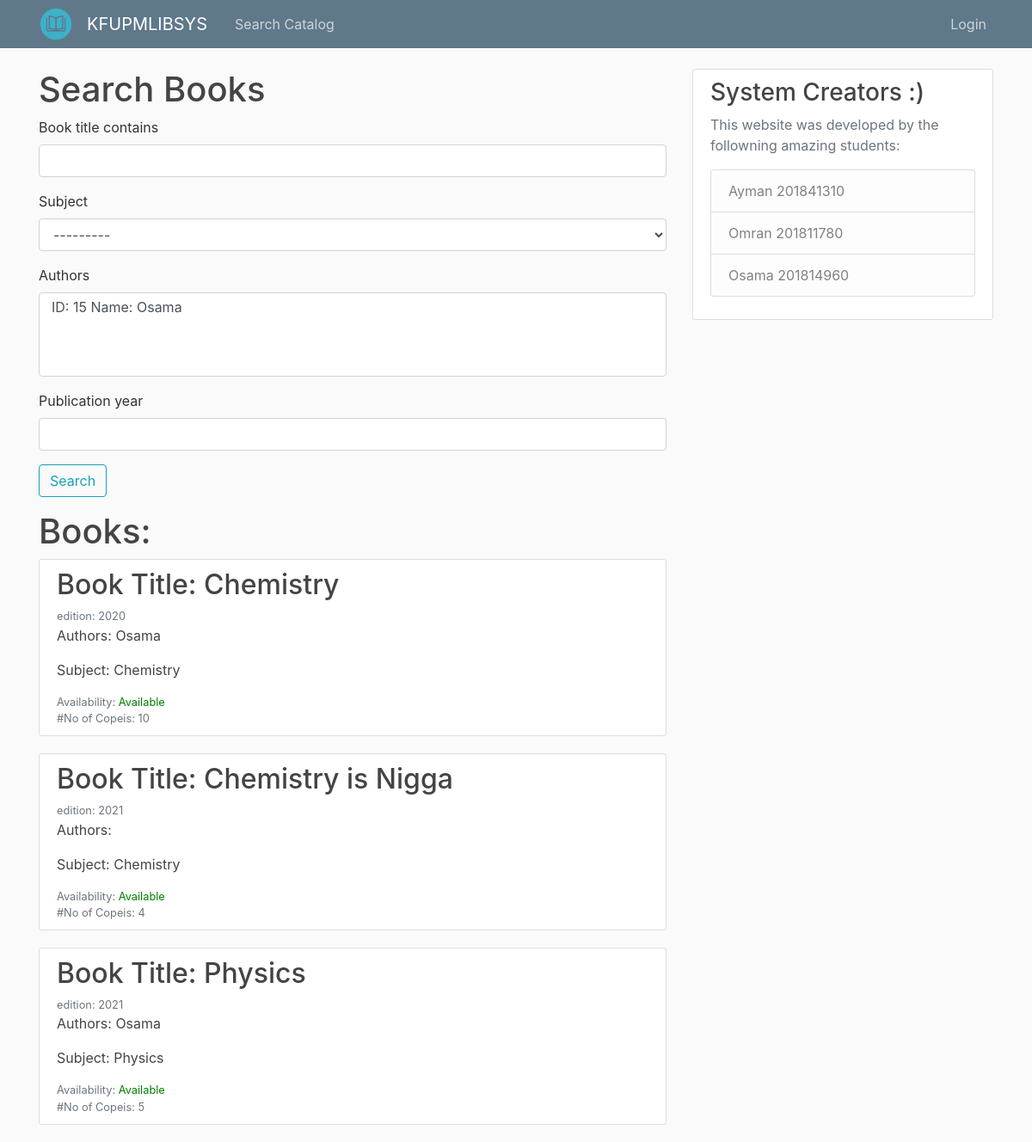
Page /search-form/ on the earlier database version.
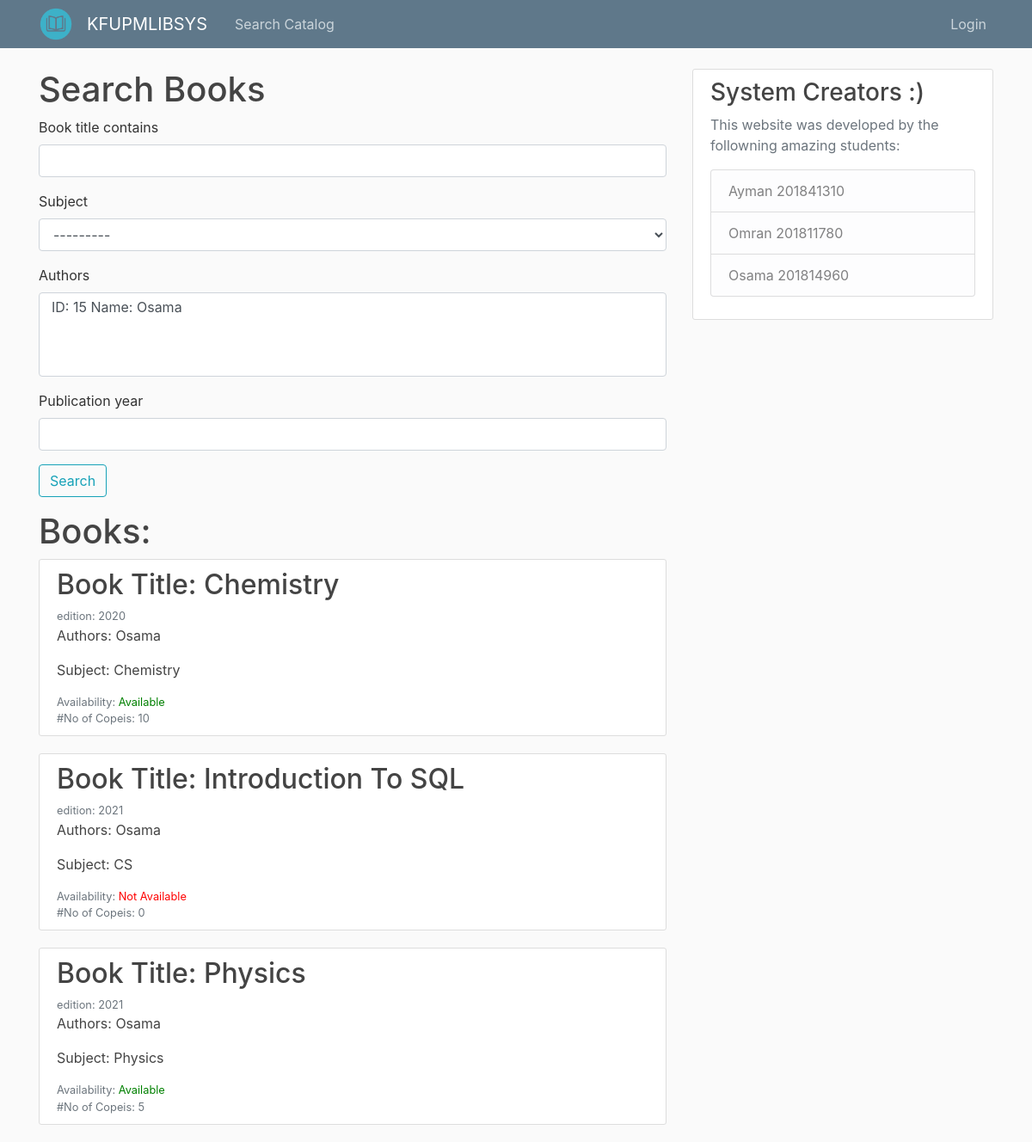
Same page on the later database version.
### core/models.py (models this page shows, shortened)
class Book(models.Model):
    ISBN_code = models.CharField(
        unique=True,
        primary_key=True,
        max_length=64,
        null=False,
        blank=False,
        verbose_name=_("ISBN code")
    )
    book_title = models.CharField(
        max_length=512,
        blank=False,
        null=False,
        verbose_name=_("book title"),
    )
    Lang_CHOICES = (
        ('A', 'Arabic',),
        ('E', 'English',),
    )
    book_language = models.CharField(
        choices=Lang_CHOICES,
        max_length=20,
        blank=True,
        null=True,
        verbose_name=_("book language")
    )
    no_of_copies = models.PositiveIntegerField(
        null=True,
        blank=True,
        verbose_name=_("number of copies")
    )
    subject = models.ForeignKey(
        Subject,
        on_delete=models.CASCADE,
        null=True,
        blank=True,
        verbose_name=_("subject")
    )
    @property
    def is_available(self):
        return self.no_of_copies > 0
    authors = models.ManyToManyField(
        Author,
        blank=True,
        verbose_name=_("authors"),
    )  # RECHECK THIS
    publication_year = models.PositiveIntegerField(
        default=current_year(),
        validators=[MinValueValidator(1800), max_value_current_year],
        blank=True,
        null=True,
        verbose_name=_("publication year")
    )
    class Meta:
        verbose_name = _("book")
        verbose_name_plural = _("books")
        ordering = [
            "publication_year",
            "book_title",
        ]

class Library_People(models.Model):
    People_ID = models.PositiveIntegerField(
        unique=True,
        primary_key=True,
        null=False,
        blank=False,
    )
    user = models.ForeignKey(User,
                             on_delete=models.CASCADE,
                             null=True,
                             blank=True,
                             verbose_name=_("user"))
    @property
    def First_Name(self):
        return self.user.first_name
    Birth_Date = models.DateField(
        blank=True,
        null=True,
        verbose_name=_("birth date")
    )
    SEX_CHOICES = (
        ('M', 'Male',),
        ('F', 'Female',),
    )
    sex = models.CharField(
        max_length=1,
        choices=SEX_CHOICES,
        null=False,
        blank=False,
    )
    Department = models.CharField(
        max_length=256,
        blank=True,
        null=True
    )
    Contact_Number = PhoneNumberField(blank=True, null=True)
    def __str__(self):
        return "ID: " + str(self.People_ID) + "\tName: " + self.First_Name
    class Meta:
        abstract = True

class Author(Library_People):
    @property
    def number_of_books(self):
        return len(Book.objects.all(Author=self))

class Subject(models.Model):
    Subject_Id = models.PositiveIntegerField(
        unique=True,
        primary_key=True,
        null=False,
        blank=False,
    )
    subject_name = models.CharField(
        max_length=512,
        blank=False,
        null=False
    )
    def __str__(self):
        return self.subject_name
    class Meta:
        verbose_name = _("subject")
        verbose_name_plural = _("subjects")
        ordering = [
            "subject_name",
        ]

### core/views.py (the view)
# urls.py: path("search-form/", views.book_list, name="search-form"),
def book_list(request):
    f = BookFilter(request.GET, queryset=Book.objects.all())
    return render(request, 'core/search-form.html', {'filter': f})

### core/templates/core/search-form.html (shortened to what this page needs)
{% extends "core/base.html" %}
{% load crispy_forms_tags %}
{% load user_types %}
{% block content %}
<h1>Search Books</h1>
<form method="get">
  {{ filter.form|crispy }}
  <input onclick="removeHide()" class="btn btn-outline-info" type="submit" value="Search" />
</form>
<div id="divvy" class="hidden">
  <h1>Books:</h1>
  {% for book in filter.qs %}
  <article class="media content-section">
    <a class="article-title" href="#">
      <div class="media-body">
        <h2>Book Title: {{ book.book_title }}</h2>
        <small class="text-muted">edition: {{ book.publication_year }}</small>
        <p class="article-content">Authors: {{ book.authors.first.user.first_name }}</p>
        <p class="article-content">Subject: {{ book.subject }}</p>
        <small class="text-muted">Availability:
          {% if book.is_available %}
          <span style="color: green">{{ 'Available' }}</span>
          {% else %}
          <span style="color: red">{{ 'Not Available' }} </span>
          {%endif%}</small>
        <br>
        <small class="text-muted">#No of Copeis: {{ book.no_of_copies }}</small>
      </div>
    </a>
  </article>
  {% endfor %}
</div>
{% endblock %}

Differences in the rows shown:
removed Book: book_title "Chemistry is Nigga", publication_year "2021", subject "Chemistry", value "Available", no_of_copies "4"
added Book: book_title "Introduction To SQL", publication_year "2021", authors.first.user.first_name "Osama", subject "CS", value "Not Available", no_of_copies "0"
